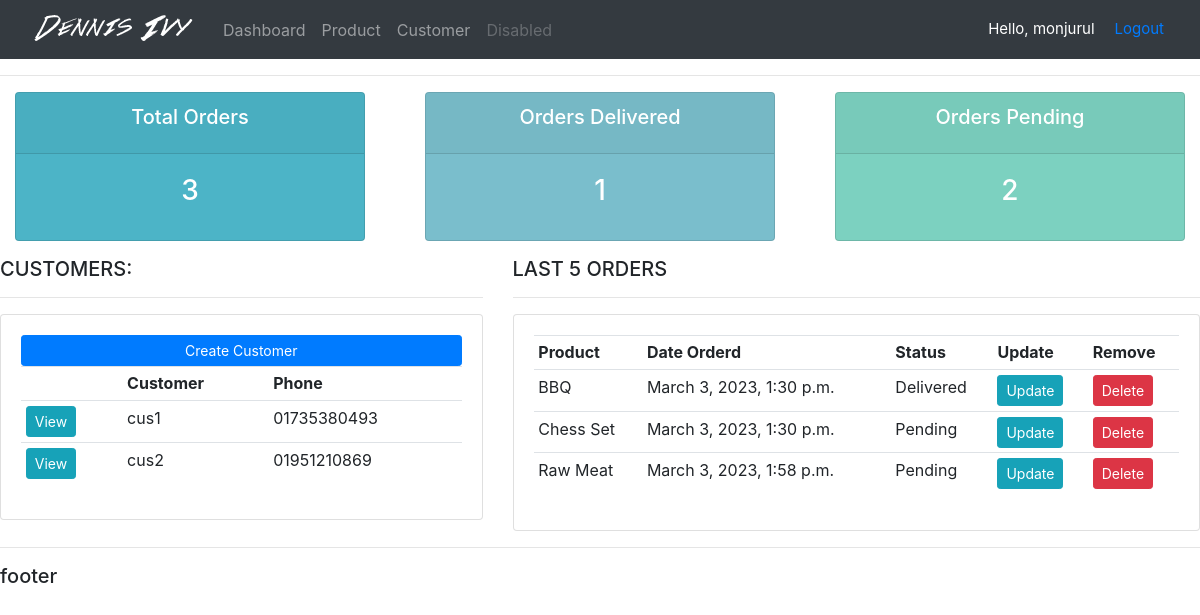
The app's page / (signed in), older data.
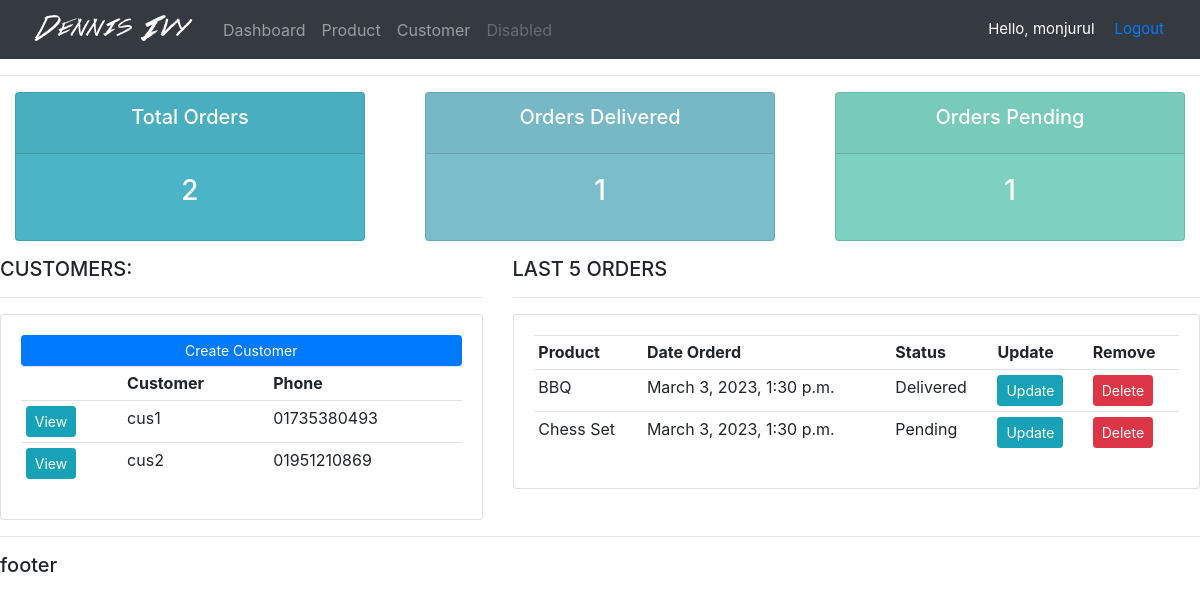
The same page, newer data.
### accounts/models.py (models this page shows, shortened)
class Customer(models.Model):
    name = models.CharField(max_length=200, null=True)
    phone = models.CharField(max_length=200, null=True)
    email = models.CharField(max_length=200, null=True)
    date_created = models.DateTimeField(auto_now_add=True, null=True)

class Order(models.Model):
    STATUS = (
        ('Pending', 'Pending'),
        ('Out For Delivery', 'Out For Delivery'),
        ('Delivered', 'Delivered'),
    )
    customer = models.ForeignKey(Customer, null=True, on_delete=models.SET_NULL)
    product = models.ForeignKey(Product, null=True, on_delete=models.SET_NULL)
    date_created = models.DateTimeField(auto_now_add=True, null=True)
    status = models.CharField(max_length=200, null=True, choices=STATUS)

class Product(models.Model):
    CATEGORY = (
        ('Indoor', 'Indoor'),
        ('Outdoor', 'Outdoor'),
    )
    name = models.CharField(max_length=200, null=True)
    price = models.FloatField(null=True)
    category = models.CharField(max_length=200, null=True, choices=CATEGORY)
    description = models.CharField(max_length=200, null=True, blank=True)
    date_created = models.DateTimeField(auto_now_add=True, null=True)
    tags = models.ManyToManyField(Tag)
    def __str__(self):
        return self.name

### accounts/views.py (the view)
# urls.py: path('', views.home, name = 'home'),
@login_required(login_url="/login")
def home(request):
    customers = Customer.objects.all()
    orders = Order.objects.all()
    total_customers = customers.count()
    total_orders = orders.count()
    orders_delivered = orders.filter(status="Delivered").count()
    orders_pending = orders.filter(status="Pending").count()
    context = {'orders':orders, 'customers':customers,
               'total_orders':total_orders, 'orders_delivered':orders_delivered,
               'orders_pending':orders_pending}
    return render(request, 'accounts/dashboard.html', context)

### accounts/templates/accounts/dashboard.html
{% extends 'accounts/main.html' %}
{% block content %}
{% include 'accounts/status.html' %}
<div class="row">
	<div class="col-md-5">
		<h5>CUSTOMERS:</h5>
		<hr>
		<div class="card card-body">
			<a class="btn btn-primary  btn-sm btn-block" href="">Create Customer</a>
			<table class="table table-sm">
				<tr>
					<th></th>
					<th>Customer</th>
					<th>Phone</th>
				</tr>
				{% for i in customers %}
					<tr>
						<td><a class="btn btn-sm btn-info"  href="{% url 'customer' i.id %}">View</a></td>
						<td>{{i.name}}</td>
						<td>{{i.phone}}</td>
					</tr>
				{% endfor %}
			</table>
		</div>
	</div>
	<div class="col-md-7">
		<h5>LAST 5 ORDERS</h5>
		<hr>
		<div class="card card-body">
			<table class="table table-sm">
				<tr>
					<th>Product</th>
					<th>Date Orderd</th>
					<th>Status</th>
					<th>Update</th>
					<th>Remove</th>
				</tr>
				{% for i in orders %}
					<tr>
						<td>{{i.product}}</td>
						<td>{{i.date_created}}</td>
						<td>{{i.status}}</td>
						<td><a class="btn btn-sm btn-info" href="{% url 'update_order' i.id %}">Update</a></td>
						<td><a class="btn btn-sm btn-danger" href="{% url 'delete_order' i.id %}">Delete</a></td>
					</tr>
				{% endfor %}
			</table>
		</div>
	</div>
</div>
{% endblock %}

Row changes from the older to the newer data that the page shows:
removed Order: product "Raw Meat", date_created "March 3, 2023, 1:58 p.m.", status "Pending"
Text that changed along with them:
{{ total_orders }}: "3" → "2"
{{ orders_pending }}: "2" → "1"
